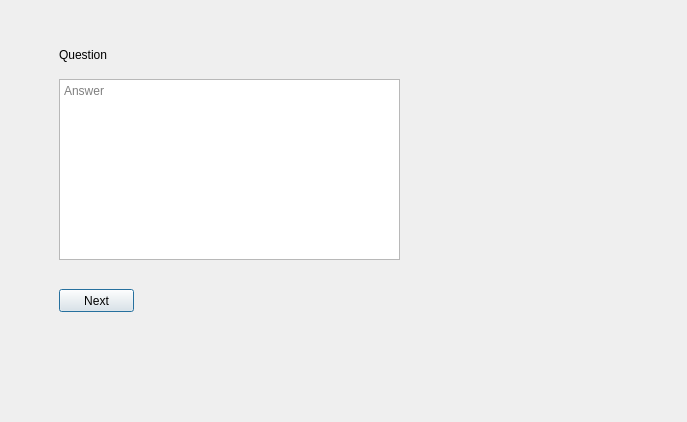
<?xml version="1.0" encoding="UTF-8"?>
<ui version="4.0">
 <class>open_question_gui</class>
 <widget class="QDialog" name="open_question_gui">
  <property name="geometry">
   <rect>
    <x>0</x>
    <y>0</y>
    <width>687</width>
    <height>422</height>
   </rect>
  </property>
  <property name="windowTitle">
   <string>Dialog</string>
  </property>
  <widget class="QWidget" name="widget" native="true">
   <property name="geometry">
    <rect>
     <x>-1</x>
     <y>-1</y>
     <width>691</width>
     <height>421</height>
    </rect>
   </property>
   <widget class="QLabel" name="question_txt">
    <property name="geometry">
     <rect>
      <x>60</x>
      <y>30</y>
      <width>181</width>
      <height>51</height>
     </rect>
    </property>
    <property name="text">
     <string>Question</string>
    </property>
   </widget>
   <widget class="QTextEdit" name="textEdit">
    <property name="geometry">
     <rect>
      <x>60</x>
      <y>80</y>
      <width>341</width>
      <height>181</height>
     </rect>
    </property>
    <property name="placeholderText">
     <string>Answer</string>
    </property>
   </widget>
   <widget class="QPushButton" name="pushButton">
    <property name="geometry">
     <rect>
      <x>60</x>
      <y>290</y>
      <width>75</width>
      <height>23</height>
     </rect>
    </property>
    <property name="text">
     <string>Next</string>
    </property>
   </widget>
  </widget>
 </widget>
 <resources/>
 <connections/>
</ui>
